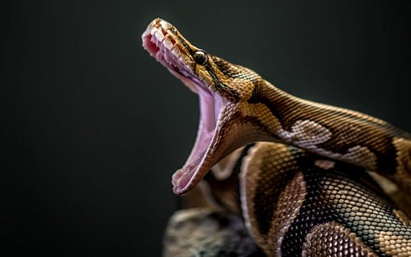
#> input picture HAFTA8/python.jpg, 411 x 257 px, shrunk from 760 x 475 before the run; its folder holds 4 pictures in this run
$ python edge-detection.py
#> lines starting #> are read from the running program, lines starting #| are printed output that depends on the picture
#> further down, im_1 is the input picture: shape (257, 411, 3); mean R, G, B 43.6, 38.9, 34
import os
import numpy as np
import matplotlib.pyplot as plt


def get_jpeg():
    print(os.getcwd())
    print(os.listdir())

    path = os.getcwd()

    jpg_image = [ f for f in os.listdir(path) if f.endswith('.jpg')]

    return jpg_image

def convert_rgb_to_gray_level(im_1):
    m=im_1.shape[0]
#> m = 257
    n=im_1.shape[1]
#> n = 411
    im_2=np.zeros((m,n))
    for i in range(m):
        for j in range(n):
            im_2[i,j] = get_distance(im_1[i,j,:])
#> this loop made 257 passes
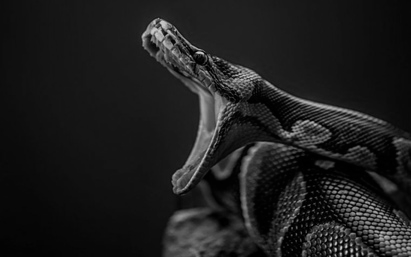
#> im_2: shape (257, 411) float64; min 0, max 204.7, mean 30.3

    return im_2

def get_distance(v,w=[1/3,1/3,1/3]):
    a,b,c = v[0], v[1], v[2]
    w1,w2,w3 = w[0],w[1],w[2]
    d = ((a**2)**w1 +
    (b**2)*w2+
    (c**2)*w3)**.5

    return d

def get_mask_for_edge():
    return np.array([-1,0,1,-2,0,2,-1,0,1]).reshape(3,3)

def apply_mask_for_edge(part_of_image):
    mask = get_mask_for_edge()
    return sum(sum(part_of_image*mask))

def get_edges(im_1):
    m=im_1.shape[0]
    n=im_1.shape[1]
    im_2=np.zeros((m,n))

    for i in range(3,m-3):
        for j in range(3, n-3):
            poi=im_1[i-1:i+2, j-1:j+2]

            im_2[i,j] = apply_mask_for_edge(poi)
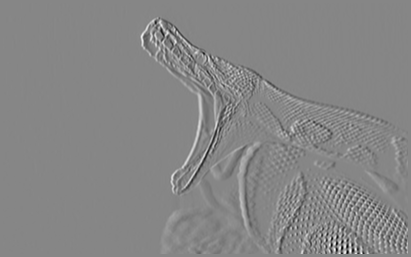
#> im_2: shape (257, 411) float64; min -697.4, max 626.8, mean 0.2; drawn with min black and max white

    return im_2


poi_1 = get_mask_for_edge()

print(apply_mask_for_edge(poi_1))


im_1 = plt.imread(get_jpeg()[0])
plt.subplot(1,3,1)
plt.imshow(im_1)

im_2 = convert_rgb_to_gray_level(im_1)
plt.subplot(1,3,2)
plt.imshow(im_2, cmap='gray')

im_3 = get_edges(im_2)
plt.subplot(1,3,3)
plt.imshow(im_3, cmap='gray')

plt.show()
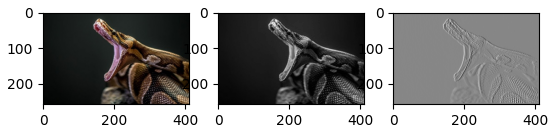
#> figure drawn by matplotlib, 3 panels
